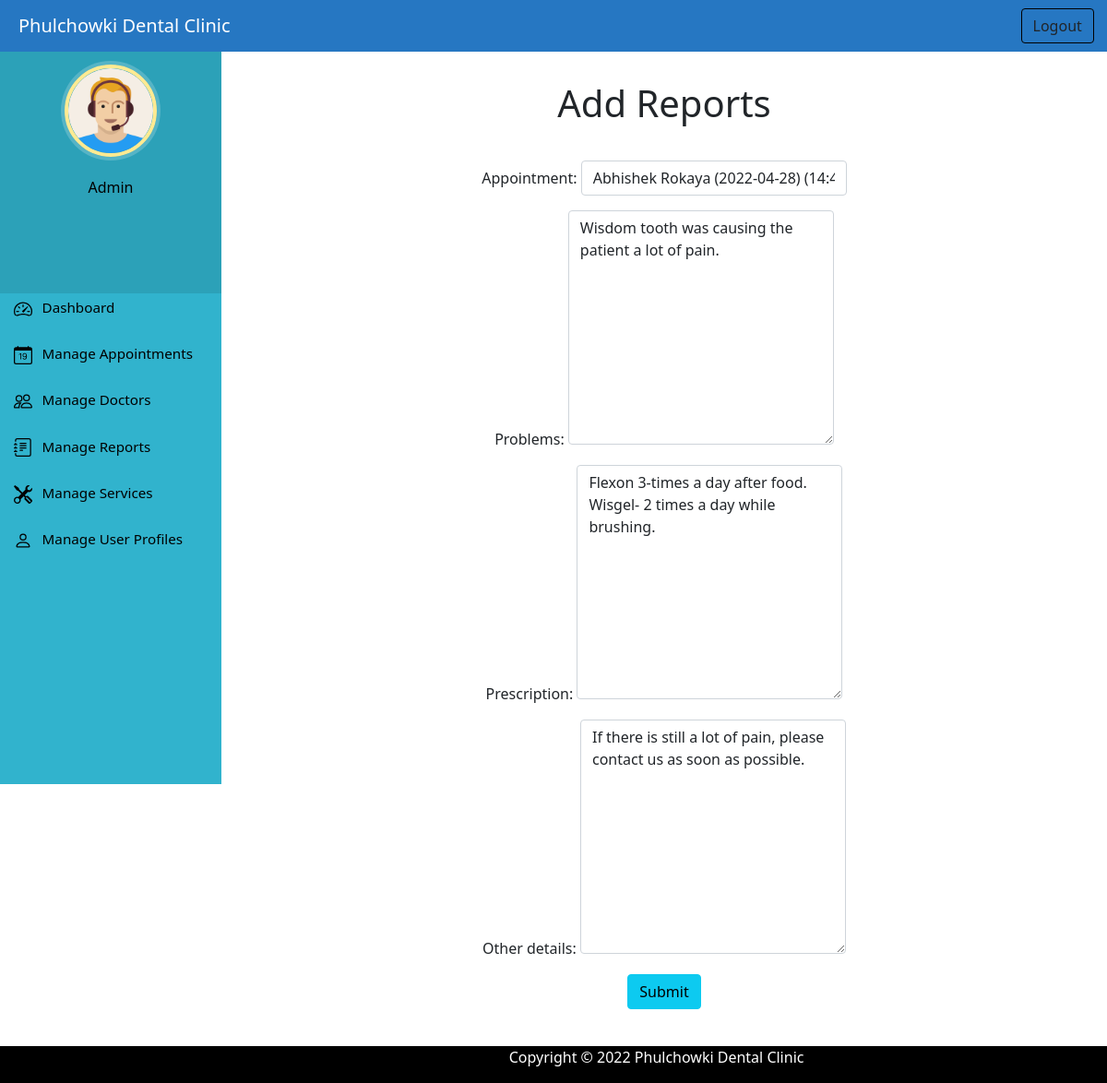
Page /update_report/25/ (signed in) on the committed database.
### home/models.py (models this page shows, shortened)
class Report(models.Model):
    appointment = models.OneToOneField(Appointment, unique=True, blank=False, null=False, on_delete=models.CASCADE)
    problems = models.TextField()
    prescription = models.TextField()
    other_details = models.TextField()

### home/views.py (the view)
# urls.py: path('update_report/<int:pk>/', views.update_report,name='update_report'),
@login_required(login_url='/adminlogin')
@user_passes_test(is_admin)
def update_report(request, pk):
    report = Report.objects.get(id=pk)
    form = ReportForm(instance=report)
    if request.method == "POST":
        form = ReportForm(request.POST, instance=report)
        if form.is_valid():
            form.save()
            messages.success(request, 'Report updated.')
            return HttpResponseRedirect('/admin_view_reports')
    context = {'form': form}
    return render(request,'admin_add_reports.html', context)

### home/forms.py
class ReportForm(forms.ModelForm):
    class Meta:
        model = Report
        fields =  ('appointment', 'problems', 'prescription', 'other_details')
        widgets = {
            'appointment': forms.Select(attrs={'class': 'form-control'}),
            'problems': forms.Textarea(attrs={'class': 'form-control'}),
            'prescription': forms.Textarea(attrs={'class': 'form-control'}),
            'other_details': forms.Textarea(attrs={'class': 'form-control'}),
        }
    def __init__(self, *args, **kwargs):
        super(ReportForm, self).__init__(*args, **kwargs)
        self.fields['appointment'].queryset = Appointment.objects.filter(status=4)

### home/models.py (called while the page is built)
    def __str__(self):
        return self.patientUser.user.first_name+" "+self.patientUser.user.last_name+"  ("+str(self.date)+")  ("+str(self.time)+")"

### home/views.py (called while the page is built)
def is_admin(user):
    return user.groups.filter(name='ADMIN').exists()

### templates/admin_add_reports.html (shortened to what this page needs)
{% extends 'adminbase.html' %}
{% load static %}
{% block content %}
<h1 class="text-center" style="margin-top: 40px;">Add Reports</h1>
<div style="width: 60%; margin-left: 20%;  margin-top: 4%;">
    <form action="" method="POST" class="text-center">
        {{ form.as_p }}
        <button style="margin-bottom: 80px;" type="submit" value="Submit" class="btn btn-info" onclick="return confirm('Are you sure you want to add this report?')">Submit</button>
        <br>
    </form>
</div>
{% endblock content %}

### static/css/dashboardstyle.css (style rules this page uses)
p { text-align: center; }
body { padding-left: 240px; color: black; }

### templates/admin_add_reports.html (style rules this page uses)
.form-control { width: 50%; display: inline-block; }

### rows in the picture
Report: appointment "Abhishek Rokaya (2022-04-28) (14:45:00)", problems "Wisdom tooth was causing the patient a lot of pain.", prescription "Flexon 3-times a day after food. Wisgel- 2 times a day while brushing.", other_details "If there is still a lot of pain, please contact us as soon as possible."
